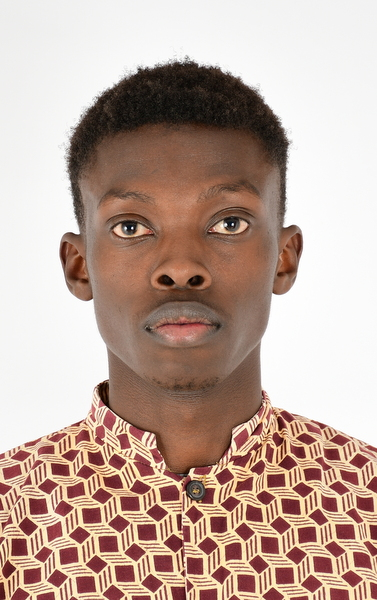
#> input picture photos/me2.JPG, 377 x 600 px, found by its file name
$ python basic_functions.py
#> lines starting #> are read from the running program, lines starting #| are printed output that depends on the picture; after the words box and inside, x2 and y2 are one past the last pixel; in counts of white or black regions, pixels touching at a corner belong together
# pylint:disable=no-member

import cv2 as cv

# Read in an image
img = cv.imread('./photos/me2.jpg')
#> img is the input picture: shape (600, 377, 3); mean B, G, R 156.1, 167.4, 191.2
cv.imshow('Crew', img)

# Converting to grayscale
gray = cv.cvtColor(img, cv.COLOR_BGR2GRAY)
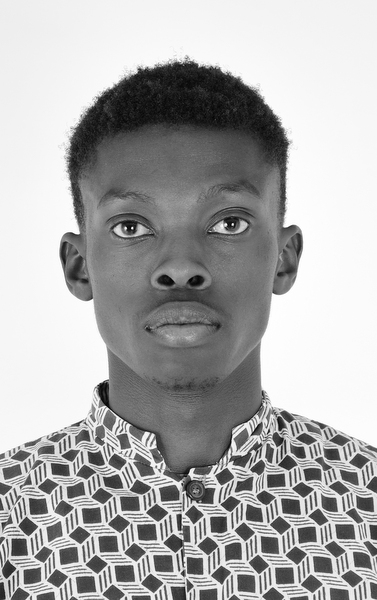
#> gray: shape (600, 377); min 2, max 255, mean 173.2
cv.imshow('Gray', gray)

# Blur
blur = cv.GaussianBlur(img, (7,7), cv.BORDER_DEFAULT)
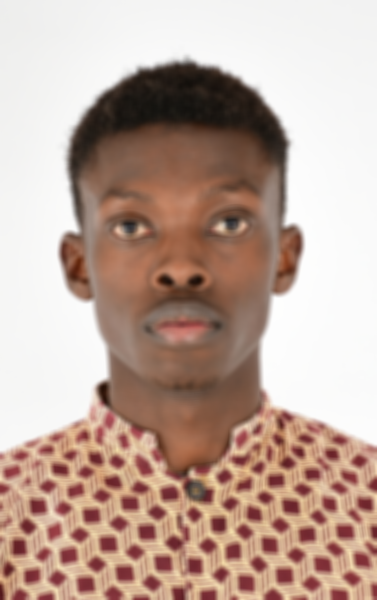
#> blur: shape (600, 377, 3); mean B, G, R 156.1, 167.4, 191.2
cv.imshow('Blur', blur)

# Edge Cascade
canny = cv.Canny(blur, 125, 175)
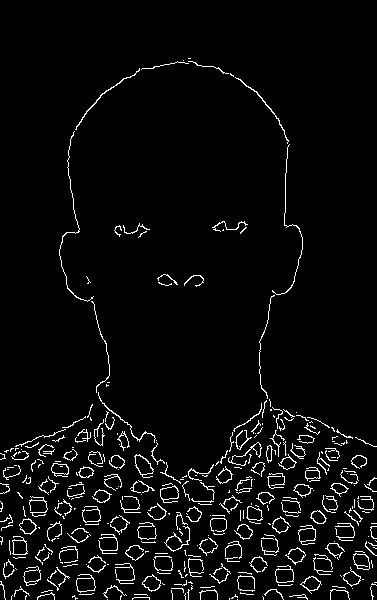
#> canny: shape (600, 377); 4.2% white in thin lines or dots
cv.imshow('Canny Edges', canny)

# Dilating the image
dilated = cv.dilate(canny, (7,7), iterations=3)
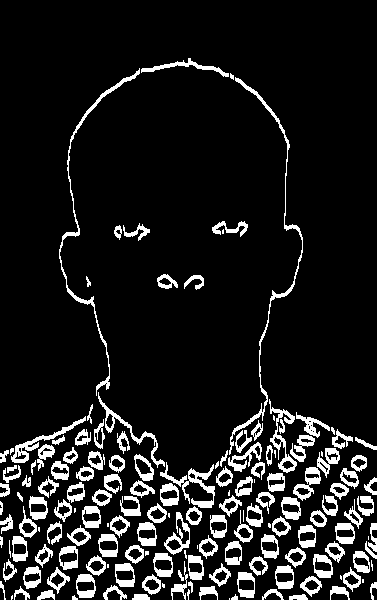
#> dilated: shape (600, 377); 11% white; 159 white regions (27 under 20 px), largest, box (x1, y1, x2, y2) and area: (229, 77, 303, 455) 1057, (59, 68, 140, 396) 989, (160, 462, 215, 508) 646
cv.imshow('Dilated', dilated)

# Eroding
eroded = cv.erode(dilated, (7,7), iterations=3)
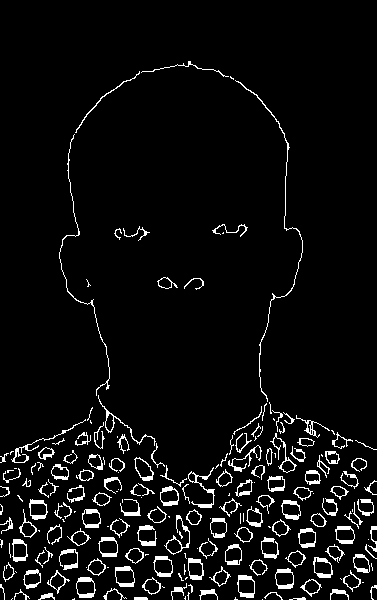
#> eroded: shape (600, 377); 5.3% white in thin lines or dots, all inside (x1, y1, x2, y2) = (0, 61, 377, 600)
cv.imshow('Eroded', eroded)

# Resize
resized = cv.resize(img, (500,500), interpolation=cv.INTER_CUBIC)
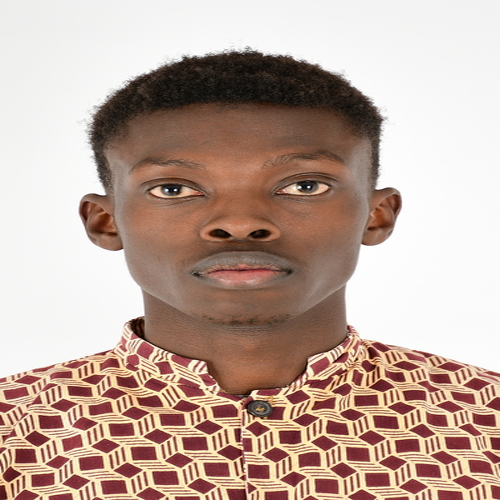
#> resized: shape (500, 500, 3); mean B, G, R 156.1, 167.4, 191
cv.imshow('Resized', resized)

# Cropping
cropped = img[50:200, 200:400]
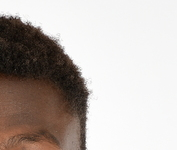
#> cropped: shape (150, 177, 3); mean B, G, R 174.4, 179, 187.2
cv.imshow('Cropped', cropped)


cv.waitKey(0)

$ run again, with photos/me3.jpg copied over photos/me2.JPG
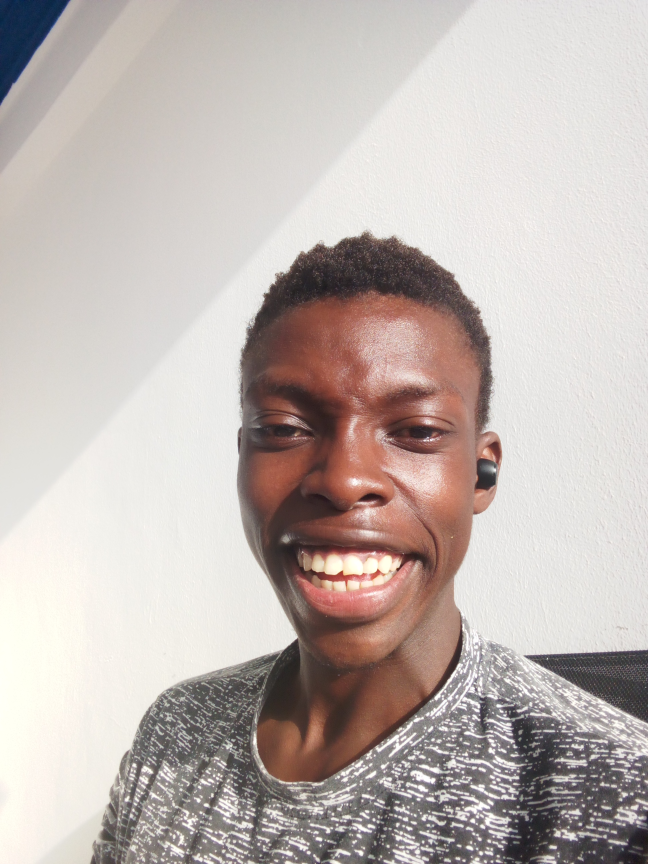
#> input picture photos/me3.jpg, 1944 x 2592 px, found by its file name (shown at 1/3 size)
#> img is the input picture: shape (2592, 1944, 3); mean B, G, R 178.5, 182.7, 192.9
#> `canny = cv.Canny(blur, 125, 175)`:
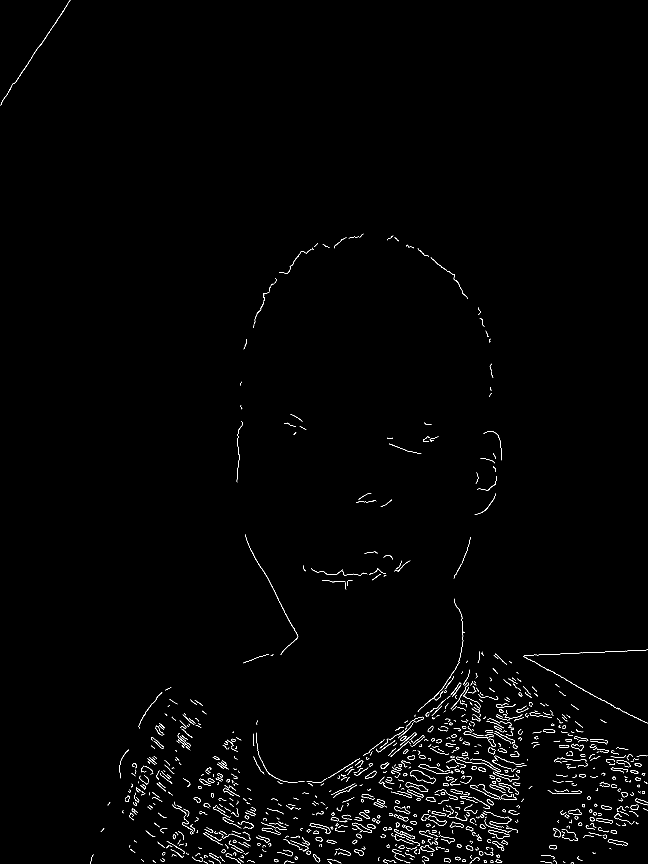
#> canny: shape (2592, 1944) (shown at 1/3 size); 0.77% white in thin lines or dots
#> dilated: shape (2592, 1944); 2.3% white; 890 white regions (20 under 20 px), largest, box (x1, y1, x2, y2) and area: (1570, 1949, 1944, 2128) 2746, (1410, 2353, 1551, 2403) 1205, (735, 1603, 895, 1968) 1178
#> eroded: shape (2592, 1944); 0.82% white in thin lines or dots
#> `cropped = img[50:200, 200:400]`:
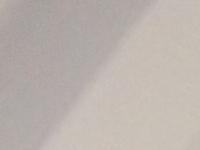
#> cropped: shape (150, 200, 3); mean B, G, R 173.5, 179.2, 187.5

$ run again, with photos/me4.jpg copied over photos/me2.JPG
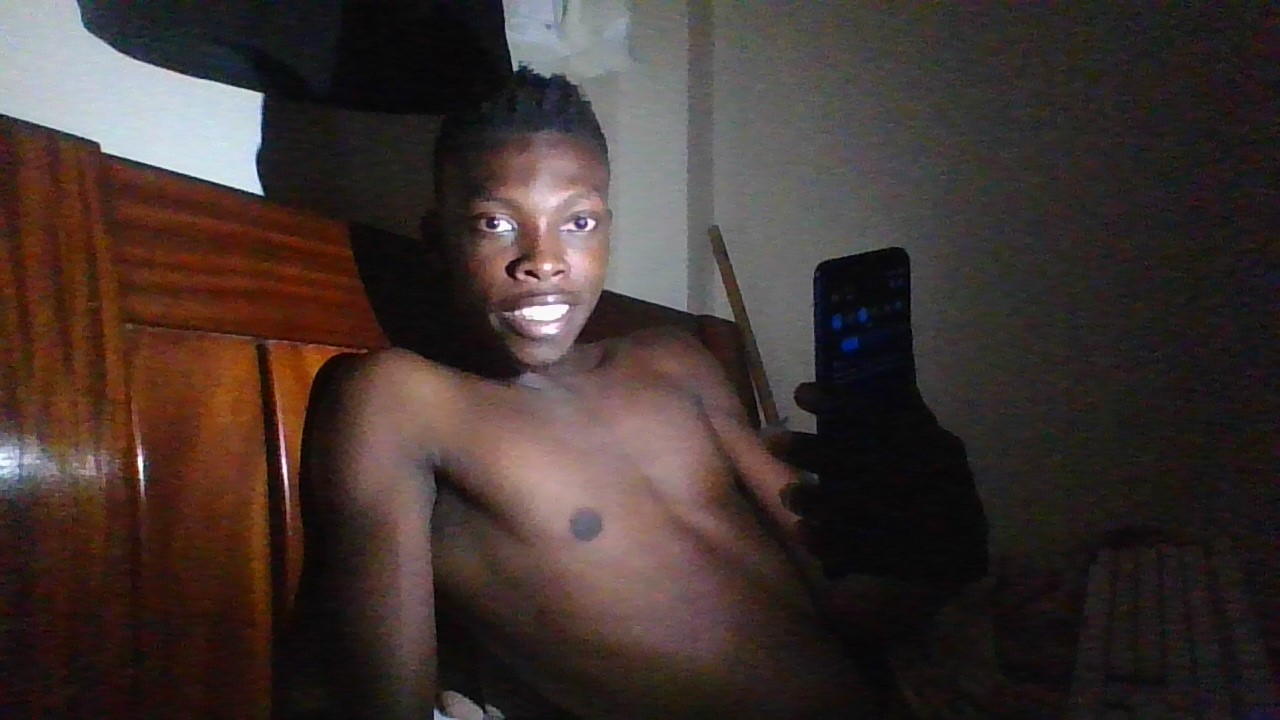
#> input picture photos/me4.jpg, 1280 x 720 px, found by its file name
#> img is the input picture: shape (720, 1280, 3); mean B, G, R 49, 52.3, 65
#> `canny = cv.Canny(blur, 125, 175)`:
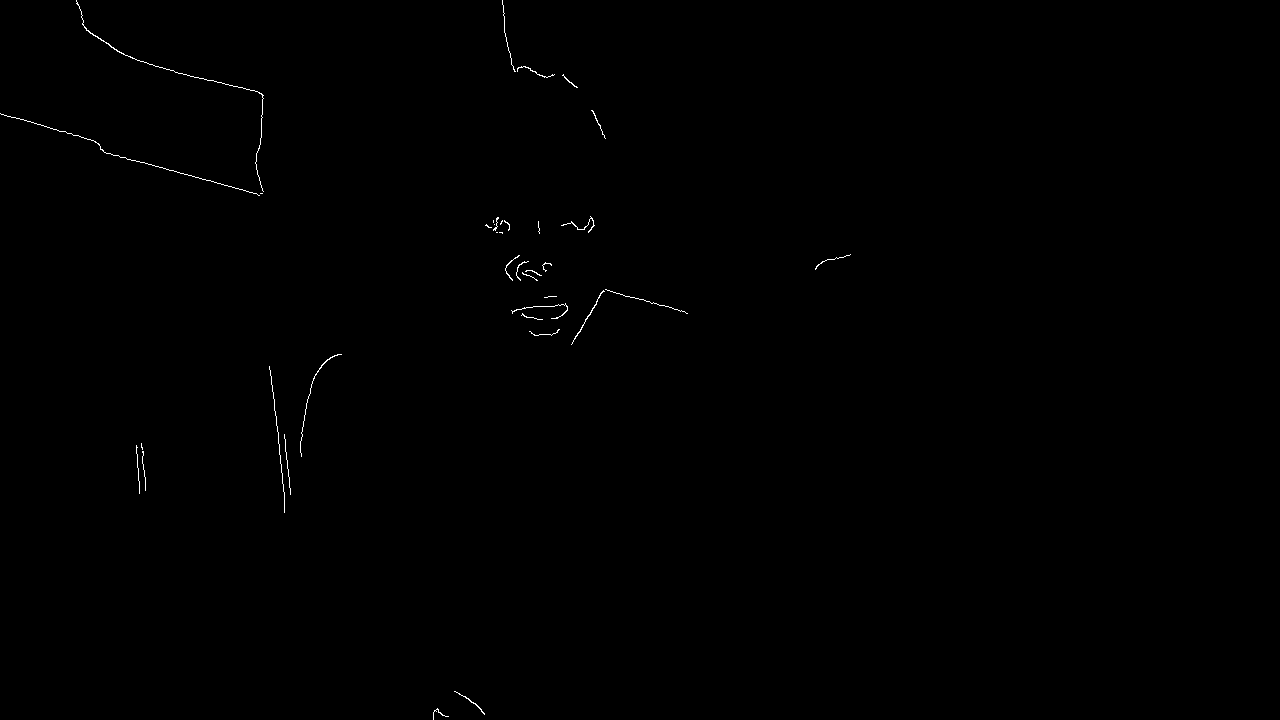
#> canny: shape (720, 1280); 0.22% white in thin lines or dots, all inside (x1, y1, x2, y2) = (0, 0, 851, 720)
#> dilated: shape (720, 1280); 0.58% white; 28 white regions (2 under 20 px), largest, box (x1, y1, x2, y2) and area: (0, 0, 264, 199) 2019, (571, 289, 688, 348) 516, (511, 303, 568, 323) 402
#> `cropped = img[50:200, 200:400]`:
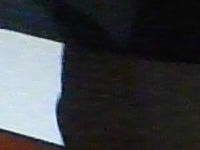
#> cropped: shape (150, 200, 3); mean B, G, R 66.4, 63, 60

$ run again, with photos/brian.jpg copied over photos/me2.JPG
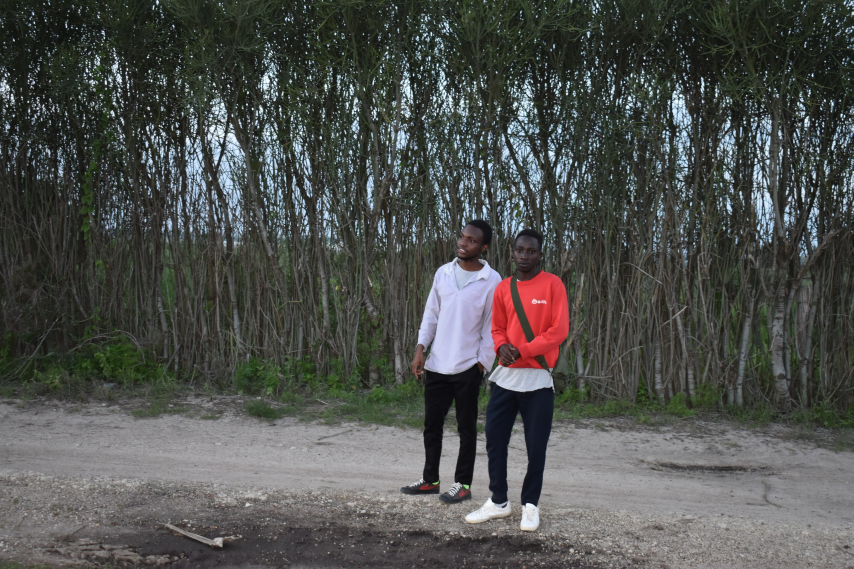
#> input picture photos/brian.jpg, 2560 x 1706 px, found by its file name (shown at 1/3 size)
#> img is the input picture: shape (1706, 2560, 3); mean B, G, R 77.5, 80.4, 78.6
#> canny: shape (1706, 2560); 2.2% white in thin lines or dots
#> dilated: shape (1706, 2560); 5.1% white in thin lines or dots
#> eroded: shape (1706, 2560); 2.5% white in thin lines or dots
#> `cropped = img[50:200, 200:400]`:
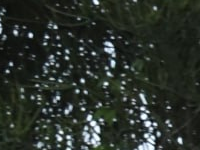
#> cropped: shape (150, 200, 3); mean B, G, R 42.6, 49, 42.3
